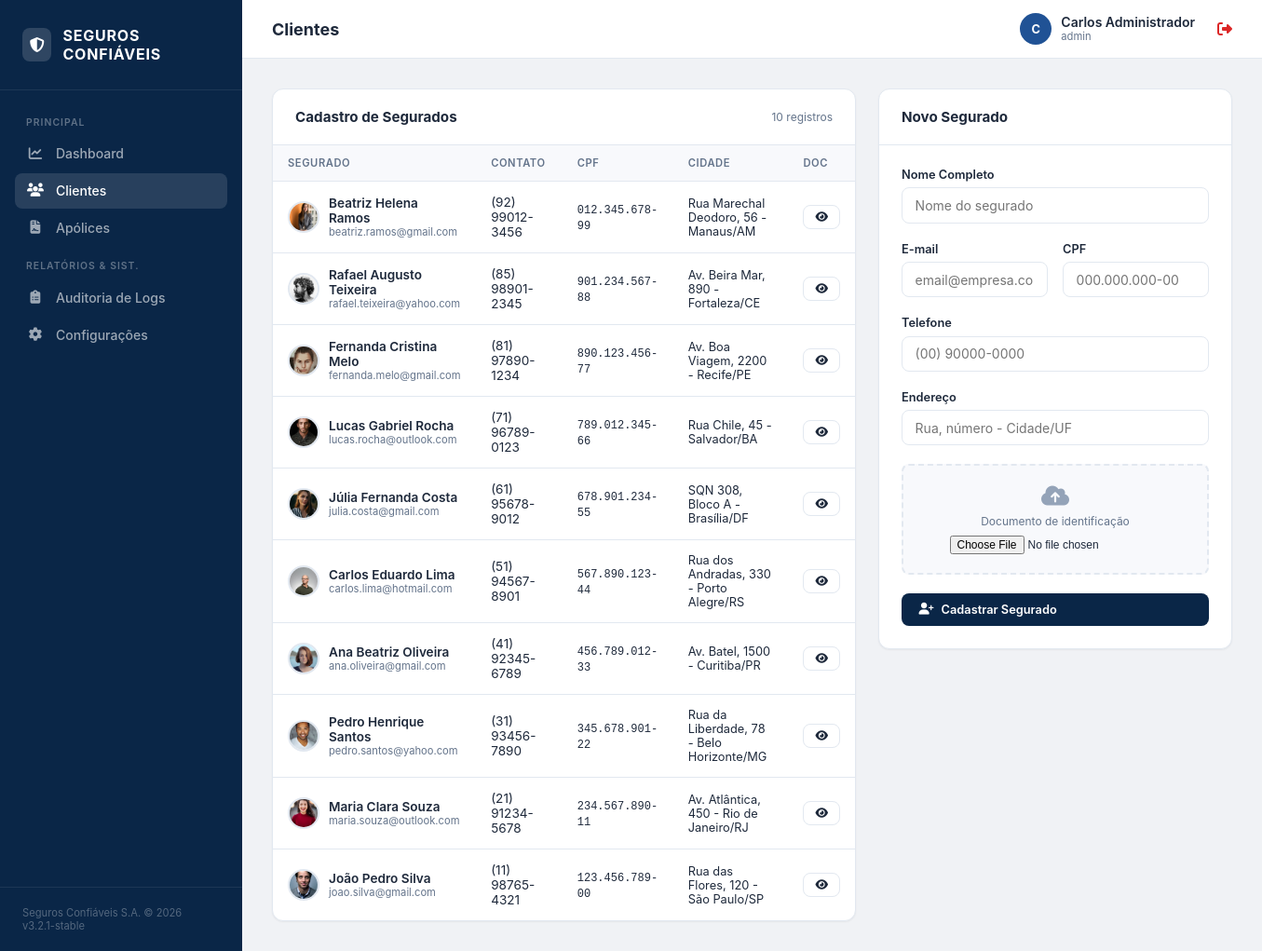
/customers.php (signed in), run on the app's committed database.
### tables this page shows
CREATE TABLE IF NOT EXISTS clientes (
    id INT AUTO_INCREMENT PRIMARY KEY,
    nome VARCHAR(255),
    email VARCHAR(255),
    cpf VARCHAR(20),
    telefone VARCHAR(20),
    endereco VARCHAR(255),
    foto VARCHAR(255),
    created_at DATETIME DEFAULT CURRENT_TIMESTAMP
);

### customers.php (the view, shortened to what this page needs)
<?php
$pageTitle = "Clientes";
require_once 'includes/db.php';
$clientes = $mysqli->query("SELECT * FROM clientes ORDER BY id DESC");
include 'includes/layout/header.php';
include 'includes/layout/sidebar.php';
include 'includes/layout/topbar.php';
?>
<div style="display: grid; grid-template-columns: 1fr 380px; gap: 1.5rem; align-items: start;">
    <div class="card">
        <div class="card-header">
            <h3 class="card-title">Cadastro de Segurados</h3>
            <span style="font-size: 0.75rem; color: var(--text-muted);"><?= $clientes->num_rows ?> registros</span>
        </div>
        <div class="card-body" style="padding: 0;">
            <div class="table-wrapper">
                <table>
                    <thead>
                        <tr>
                            <th>Segurado</th>
                            <th>Contato</th>
                            <th>CPF</th>
                            <th>Cidade</th>
                            <th>Doc</th>
                        </tr>
                    </thead>
                    <tbody>
                        <?php while ($c = $clientes->fetch_assoc()): ?>
                        <tr>
                            <td>
                                <div style="display: flex; align-items: center; gap: 10px;">
                                    <?php if ($c['foto']):
                                        $is_external = (strpos($c['foto'], 'http') === 0);
                                        $is_assets = (strpos($c['foto'], 'assets/') === 0);
                                        $foto_path = ($is_external || $is_assets) ? $c['foto'] : "storage/uploads/" . $c['foto'];
                                    ?>
                                        <img src="<?= htmlspecialchars($foto_path) ?>" class="avatar-sm" onerror="this.style.display='none'">
                                    <?php endif; ?>
                                    <div>
                                        <div style="font-weight: 600;"><?= $c['nome'] ?></div>
                                        <div style="font-size: 0.7rem; color: var(--text-muted);"><?= $c['email'] ?></div>
                                    </div>
                                </div>
                            </td>
                            <td><?= htmlspecialchars($c['telefone']) ?></td>
                            <td><code style="font-size: 0.75rem;"><?= htmlspecialchars($c['cpf']) ?></code></td>
                            <td style="font-size: 0.8rem;"><?= htmlspecialchars($c['endereco']) ?></td>
                            <td>
                                <?php if ($c['foto']):
                                    $is_external = (strpos($c['foto'], 'http') === 0);
                                    $is_assets = (strpos($c['foto'], 'assets/') === 0);
                                    $foto_link = ($is_external || $is_assets) ? $c['foto'] : "storage/uploads/" . $c['foto'];
                                ?>
                                    <a href="<?= htmlspecialchars($foto_link) ?>" target="_blank" class="btn btn-outline btn-sm">
                                        <i class="fas fa-eye"></i>
                                    </a>
                                <?php else: ?>
                                    <span style="color: var(--text-light);">—</span>
                                <?php endif; ?>
                            </td>
                        </tr>
                        <?php endwhile; ?>
                    </tbody>
                </table>
            </div>
        </div>
    </div>
    <div class="card">
        <div class="card-header">
            <h3 class="card-title">Novo Segurado</h3>
        </div>
        <div class="card-body">
            <form method="POST" enctype="multipart/form-data">
                <div class="form-group">
                    <label class="form-label">Nome Completo</label>
                    <input name="nome" class="form-input" placeholder="Nome do segurado" required>
                </div>
                <div class="form-row">
                    <div class="form-group">
                        <label class="form-label">E-mail</label>
                        <input type="email" name="email" class="form-input" placeholder="email@empresa.com" required>
                    </div>
                    <div class="form-group">
                        <label class="form-label">CPF</label>
                        <input name="cpf" class="form-input" placeholder="000.000.000-00" required>
                    </div>
                </div>
                <div class="form-group">
                    <label class="form-label">Telefone</label>
                    <input name="telefone" class="form-input" placeholder="(00) 90000-0000">
                </div>
                <div class="form-group">
                    <label class="form-label">Endereço</label>
                    <input name="endereco" class="form-input" placeholder="Rua, número - Cidade/UF">
                </div>
                <div class="form-group">
                    <div class="upload-area">
                        <i class="fas fa-cloud-arrow-up"></i>
                        <p>Documento de identificação</p>
                        <input type="file" name="foto">
                    </div>
                </div>
                <button type="submit" name="add_customer" class="btn btn-primary" style="width: 100%;">
                    <i class="fas fa-user-plus"></i> Cadastrar Segurado
                </button>
            </form>
        </div>
    </div>
</div>
<?php include 'includes/layout/footer.php'; ?>

### includes/layout/header.php (shortened to what this page needs)
<!DOCTYPE html>
<html lang="pt-BR">
<head>
    <link rel="stylesheet" href="assets/css/style.css?v=1.3">
    <link rel="stylesheet" href="https://cdnjs.cloudflare.com/ajax/libs/font-awesome/6.4.0/css/all.min.css">
</head>
<body>
<div class="app">

### includes/layout/sidebar.php
<aside class="sidebar">
    <div class="sidebar-logo">
        <div class="icon"><i class="fas fa-shield-halved"></i></div>
        <h1>SEGUROS CONFIÁVEIS</h1>
    </div>
    <nav class="sidebar-nav">
        <div class="nav-section">
            <div class="nav-section-title">Principal</div>
            <a href="dashboard.php" class="nav-link <?= basename($_SERVER['PHP_SELF']) == 'dashboard.php' ? 'active' : '' ?>">
                <i class="fas fa-chart-line"></i> Dashboard
            </a>
            <a href="customers.php" class="nav-link <?= basename($_SERVER['PHP_SELF']) == 'customers.php' ? 'active' : '' ?>">
                <i class="fas fa-users"></i> Clientes
            </a>
            <a href="policies.php" class="nav-link <?= basename($_SERVER['PHP_SELF']) == 'policies.php' ? 'active' : '' ?>">
                <i class="fas fa-file-contract"></i> Apólices
            </a>
        </div>
        <div class="nav-section">
            <div class="nav-section-title">Relatórios & Sist.</div>
            <a href="logs.php" class="nav-link <?= basename($_SERVER['PHP_SELF']) == 'logs.php' ? 'active' : '' ?>">
                <i class="fas fa-clipboard-list"></i> Auditoria de Logs
            </a>
            <a href="settings.php" class="nav-link <?= basename($_SERVER['PHP_SELF']) == 'settings.php' ? 'active' : '' ?>">
                <i class="fas fa-cog"></i> Configurações
            </a>
        </div>
    </nav>
    <div class="sidebar-footer">
        Seguros Confiáveis S.A. &copy; 2026<br>
        v3.2.1-stable
    </div>
</aside>

### includes/layout/topbar.php
<div class="main">
    <header class="topbar">
        <div class="page-info">
            <h2 class="page-title"><?= $pageTitle ?? "Portal" ?></h2>
        </div>
        <div class="user-menu">
            <div class="user-info">
                <div class="user-avatar"><?= substr($_SESSION['user'] ?? 'U', 0, 1) ?></div>
                <div class="user-details">
                    <div class="user-name"><?= $_SESSION['user'] ?? 'Usuário' ?></div>
                    <div class="user-role"><?= $_SESSION['role'] ?? 'Colaborador' ?></div>
                </div>
            </div>
            <a href="logout.php" title="Sair" style="color: var(--danger);"><i class="fas fa-right-from-bracket"></i></a>
        </div>
    </header>
    <div class="content">

### includes/layout/footer.php
    </div>
</div>
</body>
</html>

### data on the page
clientes: foto (picture), nome "Beatriz Helena Ramos", email "beatriz.ramos@gmail.com", telefone "(92) 99012-3456", cpf "012.345.678-99", endereco "Rua Marechal Deodoro, 56 - Manaus/AM"
clientes: foto (picture), nome "Rafael Augusto Teixeira", email "rafael.teixeira@yahoo.com", telefone "(85) 98901-2345", cpf "901.234.567-88", endereco "Av. Beira Mar, 890 - Fortaleza/CE"
clientes: foto (picture), nome "Fernanda Cristina Melo", email "fernanda.melo@gmail.com", telefone "(81) 97890-1234", cpf "890.123.456-77", endereco "Av. Boa Viagem, 2200 - Recife/PE"
clientes: foto (picture), nome "Lucas Gabriel Rocha", email "lucas.rocha@outlook.com", telefone "(71) 96789-0123", cpf "789.012.345-66", endereco "Rua Chile, 45 - Salvador/BA"
clientes: foto (picture), nome "Júlia Fernanda Costa", email "julia.costa@gmail.com", telefone "(61) 95678-9012", cpf "678.901.234-55", endereco "SQN 308, Bloco A - Brasília/DF"
clientes: foto (picture), nome "Carlos Eduardo Lima", email "carlos.lima@hotmail.com", telefone "(51) 94567-8901", cpf "567.890.123-44", endereco "Rua dos Andradas, 330 - Porto Alegre/RS"
clientes: foto (picture), nome "Ana Beatriz Oliveira", email "ana.oliveira@gmail.com", telefone "(41) 92345-6789", cpf "456.789.012-33", endereco "Av. Batel, 1500 - Curitiba/PR"
clientes: foto (picture), nome "Pedro Henrique Santos", email "pedro.santos@yahoo.com", telefone "(31) 93456-7890", cpf "345.678.901-22", endereco "Rua da Liberdade, 78 - Belo Horizonte/MG"
clientes: foto (picture), nome "Maria Clara Souza", email "maria.souza@outlook.com", telefone "(21) 91234-5678", cpf "234.567.890-11", endereco "Av. Atlântica, 450 - Rio de Janeiro/RJ"
clientes: foto (picture), nome "João Pedro Silva", email "joao.silva@gmail.com", telefone "(11) 98765-4321", cpf "123.456.789-00", endereco "Rua das Flores, 120 - São Paulo/SP"

### other printed values
$pageTitle "Clientes"
substr($_SESSION['user'] ?? 'U', 0, 1) "C"
$_SESSION['user'] "Carlos Administrador"
$_SESSION['role'] "admin"
$clientes->num_rows "10"
